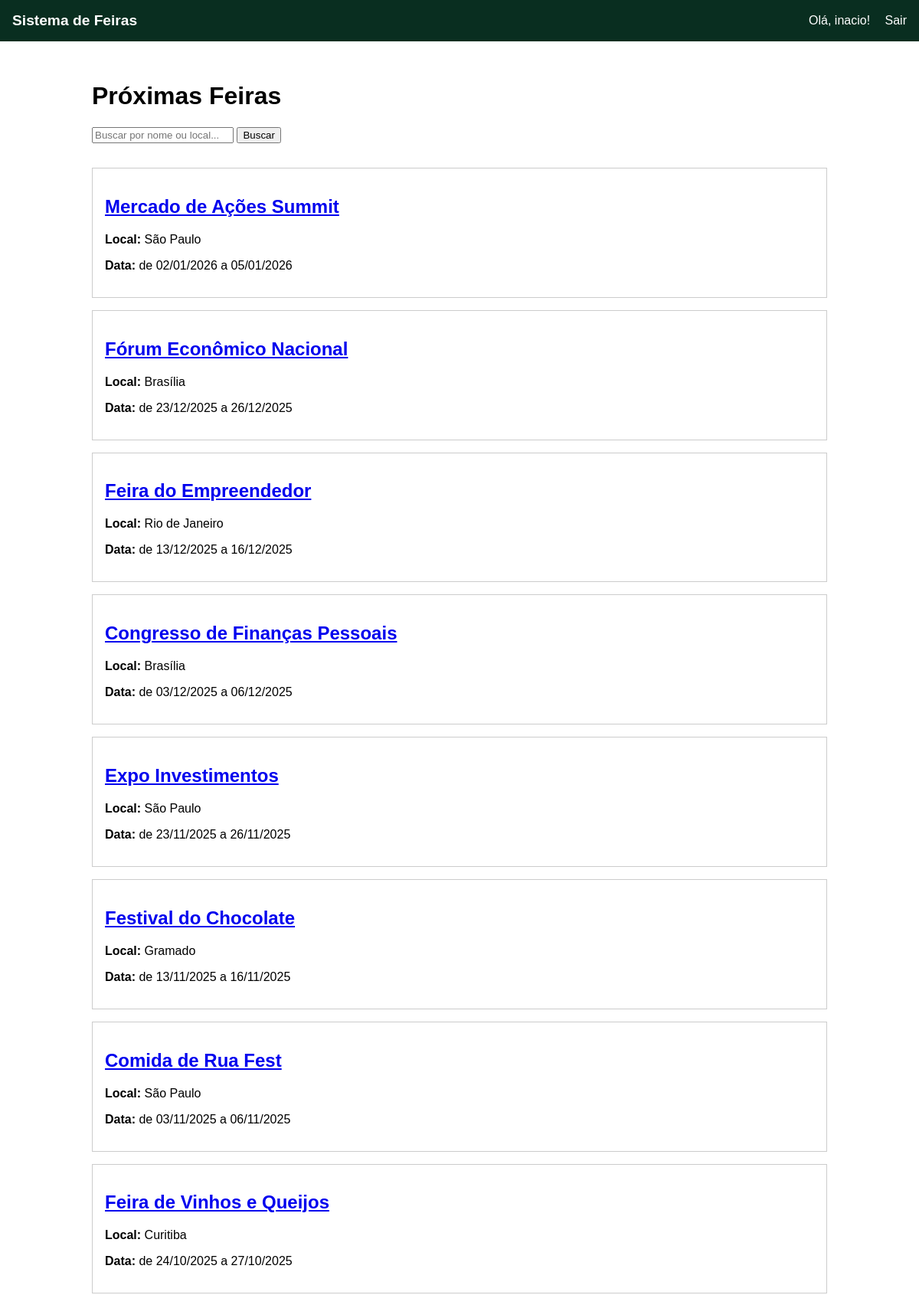
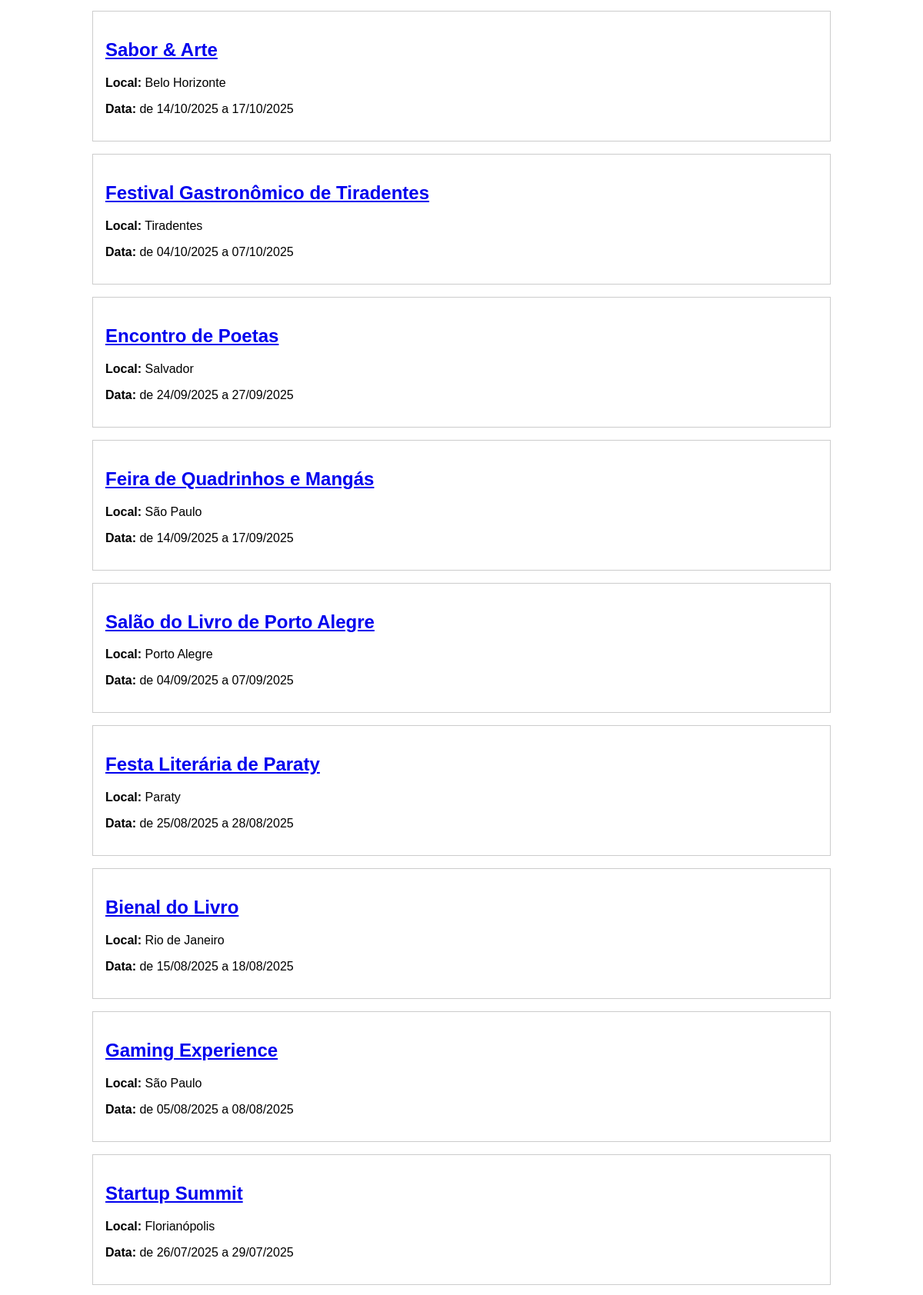
The app's page / (signed in, upper part) with its own data (2 pictures, top to bottom).
### core/models.py (models this page shows, shortened)
class Feira(models.Model):
    nome = models.CharField(max_length=100)
    descricao = models.TextField()
    localidade = models.CharField(max_length=200)
    data_inicio = models.DateField()
    data_fim = models.DateField()

### core/views.py (the view)
# urls.py: path('', views.pagina_inicial, name='inicio'),
def pagina_inicial(request):
    busca = request.GET.get('busca', '')
    lista_de_feiras = Feira.objects.all().order_by('-data_inicio')
    if busca:
        lista_de_feiras = lista_de_feiras.filter(
            Q(nome__icontains=busca) | Q(localidade__icontains=busca)
        )
    context = {
        'feiras': lista_de_feiras,
        'busca': busca,  # Passa o termo de busca de volta para o template
    }
    return render(request, 'core/pagina_inicial.html', context)

### core/templates/core/pagina_inicial.html (shortened to what this page needs)
{% extends 'core/base.html' %}
{% block content %}
    <h1>Próximas Feiras</h1>
    <form method="get" action="{% url 'inicio' %}" style="margin-bottom: 2em;">
        <input type="text" name="busca" placeholder="Buscar por nome ou local..." value="{{ busca }}">
        <button type="submit">Buscar</button>
    </form>
    <div class="feiras-lista">
        {% for feira in feiras %}
            <div class="feira-item" style="border: 1px solid #ccc; padding: 1em; margin-bottom: 1em;">
                <h2><a href="{% url 'detalhes_feira' feira.id %}">{{ feira.nome }}</a></h2>
                <p><strong>Local:</strong> {{ feira.localidade }}</p>
                <p><strong>Data:</strong> de {{ feira.data_inicio|date:"d/m/Y" }} a {{ feira.data_fim|date:"d/m/Y" }}</p>
            </div>
        {% empty %}
            <p>Nenhuma feira encontrada com os critérios de busca.</p>
        {% endfor %}
    </div>
{% endblock %}

### core/templates/core/base.html (shortened to what this page needs)
<!DOCTYPE html>
<html lang="pt-br">
<head>
</head>
<body>
    <header>
        <div class="logo">
            <a href="{% url 'inicio' %}">Sistema de Feiras</a>
        </div>
        <nav class="user-nav">
            {% if user.is_authenticated %}
                <span>Olá, {{ user.username }}!</span>
                <form action="{% url 'logout' %}" method="post" style="display: inline; margin-left: 15px;">
                    <button type="submit" style="background: none; border: none; color: white; cursor: pointer; padding: 0; font-size: inherit; font-family: inherit;">
                        Sair
                    </button>
                </form>
            {% else %}
                <a href="{% url 'login' %}">Entrar</a>
            {% endif %}
        </nav>
    </header>
    <main class="main-content">
        {% block content %}
        {% endblock %}
    </main>
</body>
</html>

### core/templates/core/base.html (style rules this page uses)
body { font-family: sans-serif; margin: 0; }
header { background-color: #092E20; color: white; padding: 1em; display: flex; justify-content: space-between; align-items: center; }
header a { color: white; text-decoration: none; }
.logo a { font-weight: bold; font-size: 1.2em; }
.main-content { padding: 2em; max-width: 960px; margin: auto; }

### records on screen
Feira: nome "Mercado de Ações Summit", localidade "São Paulo", data_inicio "02/01/2026", data_fim "05/01/2026"
Feira: nome "Fórum Econômico Nacional", localidade "Brasília", data_inicio "23/12/2025", data_fim "26/12/2025"
Feira: nome "Feira do Empreendedor", localidade "Rio de Janeiro", data_inicio "13/12/2025", data_fim "16/12/2025"
Feira: nome "Congresso de Finanças Pessoais", localidade "Brasília", data_inicio "03/12/2025", data_fim "06/12/2025"
Feira: nome "Expo Investimentos", localidade "São Paulo", data_inicio "23/11/2025", data_fim "26/11/2025"
Feira: nome "Festival do Chocolate", localidade "Gramado", data_inicio "13/11/2025", data_fim "16/11/2025"
Feira: nome "Comida de Rua Fest", localidade "São Paulo", data_inicio "03/11/2025", data_fim "06/11/2025"
Feira: nome "Feira de Vinhos e Queijos", localidade "Curitiba", data_inicio "24/10/2025", data_fim "27/10/2025"
Feira: nome "Sabor & Arte", localidade "Belo Horizonte", data_inicio "14/10/2025", data_fim "17/10/2025"
Feira: nome "Festival Gastronômico de Tiradentes", localidade "Tiradentes", data_inicio "04/10/2025", data_fim "07/10/2025"
Feira: nome "Encontro de Poetas", localidade "Salvador", data_inicio "24/09/2025", data_fim "27/09/2025"
Feira: nome "Feira de Quadrinhos e Mangás", localidade "São Paulo", data_inicio "14/09/2025", data_fim "17/09/2025"
Feira: nome "Salão do Livro de Porto Alegre", localidade "Porto Alegre", data_inicio "04/09/2025", data_fim "07/09/2025"
Feira: nome "Festa Literária de Paraty", localidade "Paraty", data_inicio "25/08/2025", data_fim "28/08/2025"
Feira: nome "Bienal do Livro", localidade "Rio de Janeiro", data_inicio "15/08/2025", data_fim "18/08/2025"
Feira: nome "Gaming Experience", localidade "São Paulo", data_inicio "05/08/2025", data_fim "08/08/2025"
Feira: nome "Startup Summit", localidade "Florianópolis", data_inicio "26/07/2025", data_fim "29/07/2025"

### other values on screen
{{ user.username }} "inacio"
